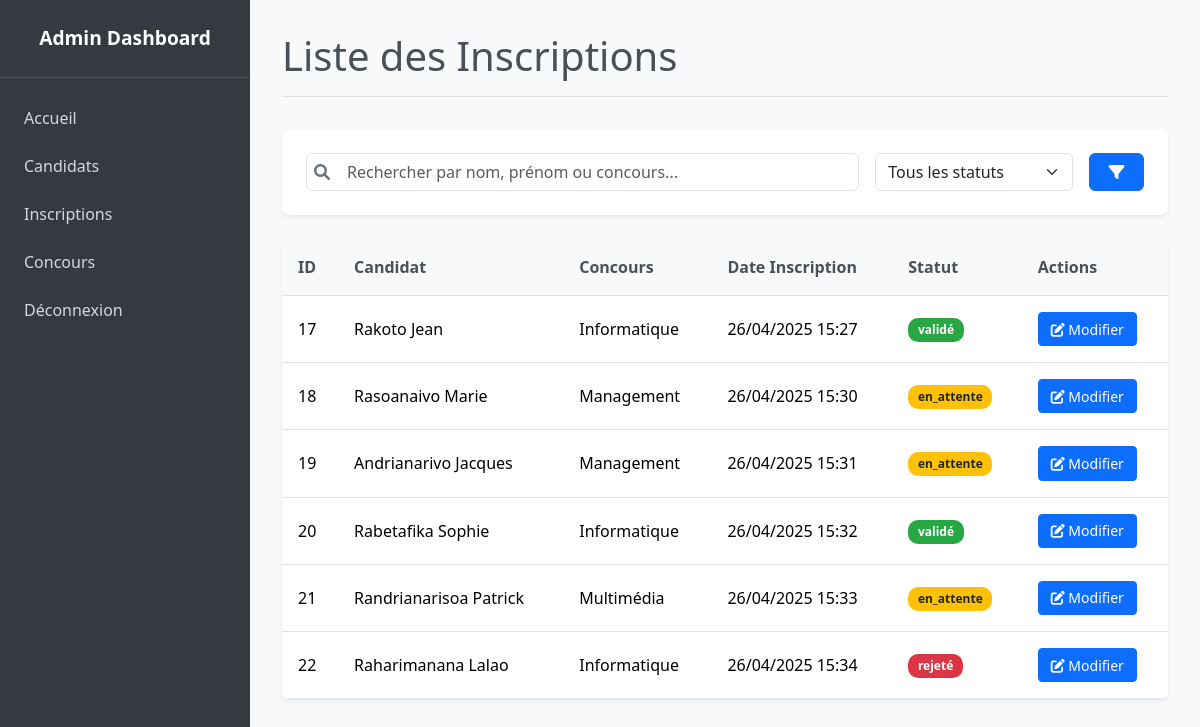
Page /admin/list_inscriptions.php (signed in) on the committed database.
### tables this page shows
CREATE TABLE `inscriptions` (
  `id` int(11) NOT NULL,
  `candidat_id` int(11) NOT NULL,
  `concours_id` int(11) NOT NULL,
  `date_inscription` datetime DEFAULT current_timestamp(),
  `statut` enum('en_attente','validé','rejeté') DEFAULT 'en_attente'
);

CREATE TABLE `candidats` (
  `id` int(11) NOT NULL,
  `nom` varchar(100) NOT NULL,
  `prenom` varchar(100) NOT NULL,
  `email` varchar(100) NOT NULL,
  `telephone` varchar(20) NOT NULL,
  `type_bacc` varchar(50) DEFAULT NULL,
  `annee_bacc` year(4) DEFAULT NULL,
  `recu_paiement` varchar(100) DEFAULT '0',
  `password_hash` varchar(255) DEFAULT NULL
);

CREATE TABLE `concours` (
  `id` int(11) NOT NULL,
  `mention` varchar(50) NOT NULL,
  `date_concours` date NOT NULL,
  `statut` enum('ouvert','fermé') DEFAULT 'ouvert'
);

### src/models/Inscriptions.php (called while the page is built, shortened)
<?php
class Inscription {
    public static function search($searchTerm, $statutFilter = null) {
        $db = Database::getConnection();
        $sql = 'SELECT i.*,
                c.nom as candidat_nom, c.prenom as candidat_prenom,
                co.mention as concours_mention
                FROM Inscriptions i
                JOIN Candidats c ON i.candidat_id = c.id
                JOIN Concours co ON i.concours_id = co.id
                WHERE (c.nom LIKE :search OR c.prenom LIKE :search OR co.mention LIKE :search)';
        $params = ['search' => '%'.$searchTerm.'%'];
        $stmt = $db->prepare($sql);
        $stmt->execute($params);
        return $stmt->fetchAll(PDO::FETCH_ASSOC);
    }
}
?>

### public/admin/list_inscriptions.php (the view, shortened to what this page needs)
<?php
require_once __DIR__ . '/../../src/models/Inscriptions.php';
$searchTerm = $_GET['search'] ?? '';
$statusFilter = $_GET['status'] ?? '';
$inscriptions = Inscription::search($searchTerm, $statusFilter);
?>
<!DOCTYPE html>
<html lang="fr">
<head>
    <link rel="stylesheet" href="../assets/bootstrap/css/bootstrap.min.css">
    <link rel="stylesheet" href="https://cdnjs.cloudflare.com/ajax/libs/font-awesome/6.0.0/css/all.min.css">
</head>
<body>
    <div class="d-flex">
        <div class="sidebar">
            <div class="sidebar-brand">Admin Dashboard</div>
            <nav class="sidebar-nav">
                <a href="dashboard.php">Accueil</a>
                <a href="list_candidat.php">Candidats</a>
                <a href="list_inscriptions.php">Inscriptions</a>
                <a href="list_concours.php">Concours</a>
                <a href="logout.php" id="logoutLink">Déconnexion</a>
            </nav>
        </div>
        <div class="main-content">
            <h1 class="page-header">
                <span>Liste des Inscriptions</span>
            </h1>
            <div class="search-container">
                <form method="GET" class="row g-3">
                    <div class="col-md-8 search-box">
                        <i class="fas fa-search"></i>
                        <input type="text" name="search" class="form-control"
                               placeholder="Rechercher par nom, prénom ou concours..."
                               value="<?= htmlspecialchars($searchTerm) ?>">
                    </div>
                    <div class="col-md-3">
                        <select name="status" class="form-select status-filter">
                            <option value="">Tous les statuts</option>
                        </select>
                    </div>
                    <div class="col-md-1">
                        <button type="submit" class="btn btn-primary w-100">
                            <i class="fas fa-filter"></i>
                        </button>
                    </div>
                </form>
            </div>
            <div class="table-container">
                <div class="table-responsive ">
                    <table class="table table-hover table-sm">
                        <thead>
                            <tr>
                                <th>ID</th>
                                <th>Candidat</th>
                                <th>Concours</th>
                                <th class="text-nowrap">Date Inscription</th>
                                <th>Statut</th>
                                <th>Actions</th>
                            </tr>
                        </thead>
                        <tbody>
                            <?php if (empty($inscriptions)): ?>
                                <tr>
                                    <td colspan="6" class="text-center py-4">Aucune inscription trouvée</td>
                                </tr>
                            <?php else: ?>
                                <?php foreach ($inscriptions as $inscription): ?>
                                <tr>
                                    <td><?= $inscription['id'] ?></td>
                                    <td>
                                        <?= htmlspecialchars($inscription['candidat_nom']) ?>
                                        <?= htmlspecialchars($inscription['candidat_prenom']) ?>
                                    </td>
                                    <td><?= htmlspecialchars($inscription['concours_mention']) ?></td>
                                    <td><?= date('d/m/Y H:i', strtotime($inscription['date_inscription'])) ?></td>
                                    <td>
                                        <?php
                                        $badgeClass = '';
                                        switch($inscription['statut']) {
                                            case 'validé': $badgeClass = 'badge-valide'; break;
                                            case 'rejeté': $badgeClass = 'badge-rejete'; break;
                                            default : $badgeClass = 'badge-attente';
                                        }
                                        ?>
                                        <span class="badge badge-statut <?= $badgeClass ?>">
                                            <?= htmlspecialchars($inscription['statut']) ?>
                                        </span>
                                    </td>
                                    <td class="action-btns">
                                        <button class="btn btn-sm btn-primary" data-bs-toggle="modal"
                                                data-bs-target="#inscriptionModal"
                                                data-id="<?= $inscription['id'] ?>"
                                                data-candidat="<?= htmlspecialchars($inscription['candidat_nom'].' '.$inscription['candidat_prenom']) ?>"
                                                data-concours="<?= htmlspecialchars($inscription['concours_mention']) ?>"
                                                data-date="<?= htmlspecialchars($inscription['date_inscription']) ?>"
                                                data-statut="<?= htmlspecialchars($inscription['statut']) ?>">
                                            <i class="fas fa-edit"></i> Modifier
                                        </button>
                                    </td>
                                </tr>
                                <?php endforeach; ?>
                            <?php endif; ?>
                        </tbody>
                    </table>
                </div>
            </div>
        </div>
    </div>
</body>
</html>

### public/admin/list_inscriptions.php (style rules this page uses)
body { font-family: 'Segoe UI', sans-serif; background-color: #f8f9fa; }
.sidebar { width: 250px; background: #343a40; color: white; position: fixed; height: 100vh; }
.sidebar-brand { padding: 1.5rem; font-size: 1.2rem; font-weight: 600; text-align: center; border-bottom: 1px solid rgba(255,255,255,0.1); }
.sidebar-nav { padding: 1rem 0; }
.sidebar-nav a { color: rgba(255,255,255,0.8); padding: 0.75rem 1.5rem; display: block; text-decoration: none; }
.main-content { margin-left: 250px; padding: 2rem; width: calc(100% - 250px); }
.page-header { color: #495057; margin-bottom: 2rem; padding-bottom: 1rem; border-bottom: 1px solid #dee2e6; display: flex; justify-content: space-between; align-items: center; }
.search-container { background-color: white; border-radius: 0.5rem; box-shadow: 0 0.125rem 0.25rem rgba(0,0,0,0.075); padding: 1.5rem; margin-bottom: 1.5rem; }
.table-container { background-color: white; border-radius: 0.5rem; box-shadow: 0 0.125rem 0.25rem rgba(0,0,0,0.075); padding: 0; overflow: hidden; width: 100%; }
.table { margin-bottom: 0; width: 100%; }
.table thead th { border-top: none; border-bottom: 1px solid #dee2e6; background-color: #f8f9fa; padding: 1rem; font-weight: 600; color: #495057; }
.table tbody td { padding: 1rem; vertical-align: middle; }
.badge-statut { padding: 0.5em 0.8em; font-size: 0.75em; font-weight: 600; border-radius: 10px; }
.badge-attente { background-color: #ffc107; color: #212529; }
.badge-valide { background-color: #28a745; color: white; }
.badge-rejete { background-color: #dc3545; color: white; }
.action-btns { white-space: nowrap; }
.btn-sm { padding: 0.35rem 0.75rem; font-size: 0.875rem; }
.search-box { position: relative; }
.search-box .form-control { padding-left: 2.5rem; }
.search-box i { position: absolute; left: 1rem; top: 50%; transform: translateY(-50%); color: #6c757d; }
.status-filter { min-width: 180px; }

### rows in the picture
inscriptions: id "17", candidat.nom "Rakoto", candidat.prenom "Jean", concours.mention "Informatique", date_inscription "26/04/2025 15:27", statut "validé"
inscriptions: id "18", candidat.nom "Rasoanaivo", candidat.prenom "Marie", concours.mention "Management", date_inscription "26/04/2025 15:30", statut "en_attente"
inscriptions: id "19", candidat.nom "Andrianarivo", candidat.prenom "Jacques", concours.mention "Management", date_inscription "26/04/2025 15:31", statut "en_attente"
inscriptions: id "20", candidat.nom "Rabetafika", candidat.prenom "Sophie", concours.mention "Informatique", date_inscription "26/04/2025 15:32", statut "validé"
inscriptions: id "21", candidat.nom "Randrianarisoa", candidat.prenom "Patrick", concours.mention "Multimédia", date_inscription "26/04/2025 15:33", statut "en_attente"
inscriptions: id "22", candidat.nom "Raharimanana", candidat.prenom "Lalao", concours.mention "Informatique", date_inscription "26/04/2025 15:34", statut "rejeté"
